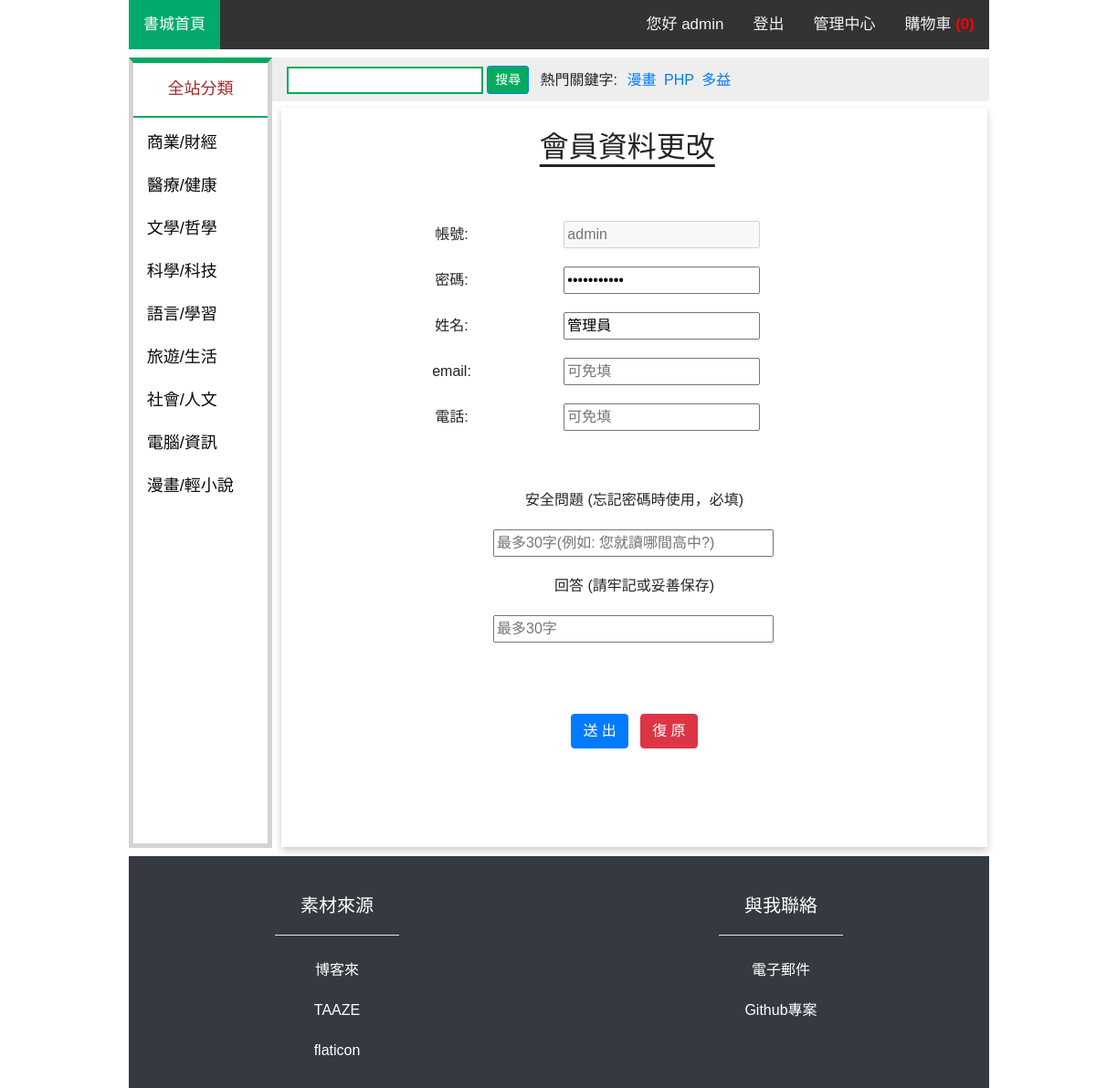
The page /member_data.php (signed in) on the database as committed earlier.
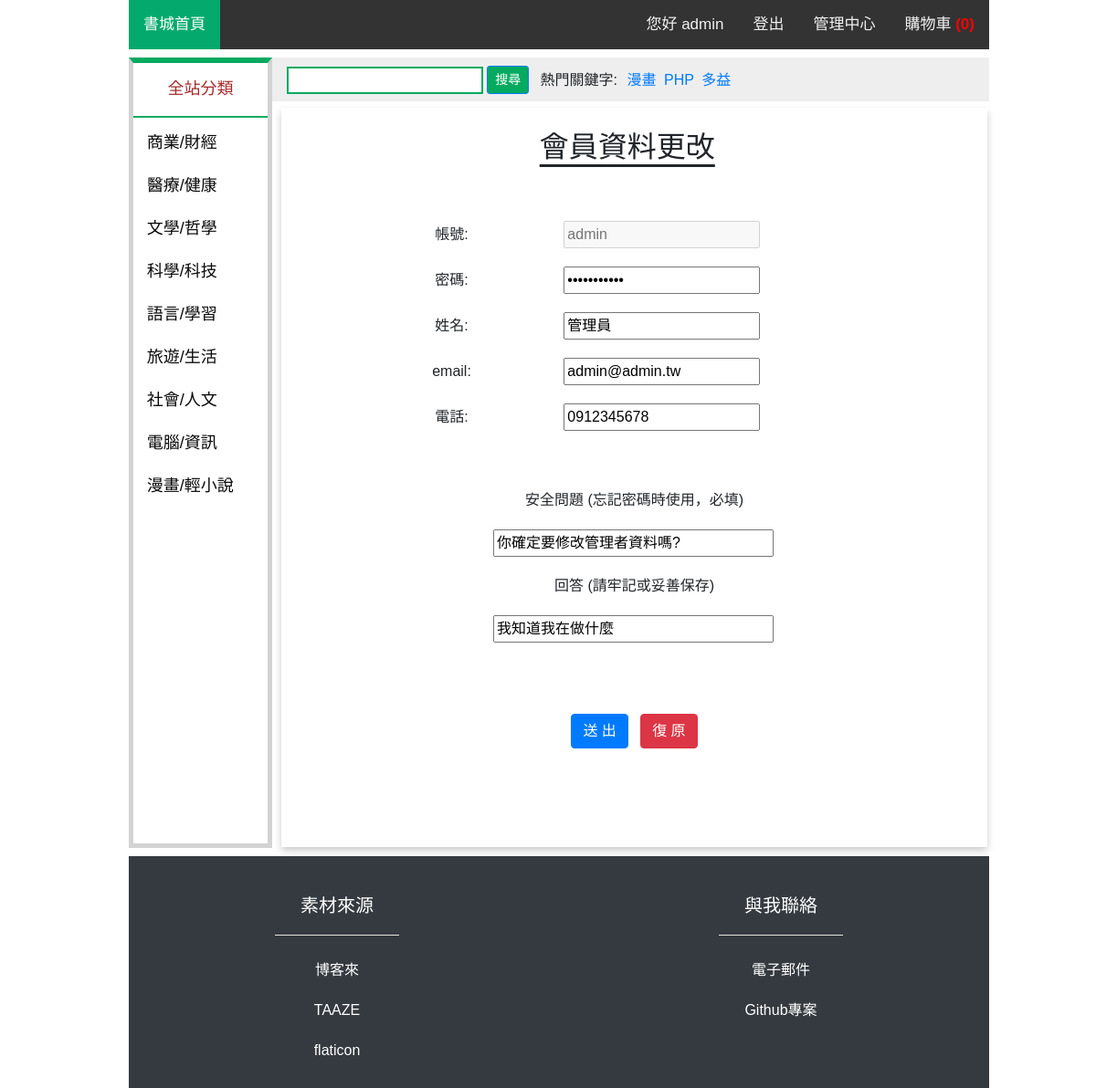
The same page on the database as committed later.
### tables this page shows
CREATE TABLE `user` (
  `account` varchar(20) NOT NULL,
  `pw` varchar(20) NOT NULL,
  `user_name` varchar(20) DEFAULT NULL,
  `email` varchar(50) DEFAULT NULL,
  `phone` varchar(20) DEFAULT NULL,
  `question` text NOT NULL,
  `answer` text NOT NULL,
  `status` int(11) NOT NULL,
  `level` int(11) NOT NULL
);

### member_data.php (the view, shortened to what the changed rows need)
<?php
if (isset($_GET['id']))
    $user = $_GET['id'];
else
    $user = $_SESSION['account'];
$link = mysqli_connect("localhost", "root", "root123456", "group_07") or die("無法開啟MySQL資料庫連結!<br>");
mysqli_query($link, 'SET CHARACTER SET utf8');
mysqli_query($link, "SET collation_connection = 'utf8_unicode_ci'");
$sql = "SELECT * FROM user where account='$user'";
if ($result = mysqli_query($link, $sql)) {
    if ($row = mysqli_fetch_assoc($result))
        mysqli_free_result($result);
}
?>
<!DOCTYPE html>
<html lang="en">
<head>
    <?php include("import.php"); ?>
</head>
<body>
    <div class="container-fulid">
        <div class="row" style="margin-top: 1%;">
            <div class="col-12 col-lg-10">
                <div class="row">
                    <div class="col-12" style="padding-left: 10px; padding-right:2px;">
                        <form class="form-horizontal" id="form1" name="form1" action="member_verify.php" method="POST">
                            <div class="form-group logbox">
                                <h2 style="margin-right:2%;text-align:center; text-decoration:underline; text-underline-position: under;">會員資料更改</h2>
                                <br>
                                <table cellspacing="2" cellpadding="10" align=center>
                                    <tr>
                                        <td width='400'>
                                            <input type="text" name="p_usr" id="p_usr" maxLength="12" disabled placeholder="<?php echo $row['account'];?>">
                                            <label for="p_user" class="error"></label>
                                        </td>
                                    </tr>
                                    <tr>
                                        <td width='400'>
                                            <input type="password" name="pwd" id="pwd" maxLength="12" value="<?php echo $row['pw'];?>">
                                            <label for="pwd" class="error"></label>
                                        </td>
                                    </tr>
                                    <tr>
                                        <td width='400'>
                                            <input type="text" name="name" id="name" maxLength="12" placeholder="可免填" value="<?php echo $row['user_name'];?>">
                                            <label for="name" class="error"></label>
                                        </td>
                                    </tr>
                                    <tr>
                                        <td width='400'>
                                            <input type="text" name="email" id="email" maxLength="30" placeholder="可免填" value="<?php echo $row['email'];?>">
                                            <label for="email" class="error"></label>
                                        </td>
                                    </tr>
                                    <tr>
                                        <td width='400'>
                                            <input type="text" name="phone" id="phone" maxLength="12" placeholder="可免填" value="<?php echo $row['phone'];?>">
                                            <label for="phone" class="error"></label>
                                        </td>
                                    </tr>
                                    <tr>
                                        <td colspan="2">
                                            <input type="text" name="question" id="question" size="30" maxlength="30" placeholder="最多30字(例如: 您就讀哪間高中?)" value="<?php echo $row['question'];?>">
                                            <label for="question" class="error"></label>
                                        </td>
                                    </tr>
                                    <tr>
                                        <td colspan="2">
                                            <input type="text" name="answer" id="answer" size="30" maxlength="30" placeholder="最多30字" value="<?php echo $row['answer'];?>">
                                            <label for="answer" class="error"></label>
                                        </td>
                                    </tr>
                                </table>
                                <br>
                            </div>
                        </form>
                    </div>
                </div>
            </div>
        </div>
    </div>
</body>
</html>

Rows that differ between the two databases and show on the page:
changed user "admin": email (not shown) → "admin@admin.tw"; phone (not shown) → "0912345678"; question (not shown) → "你確定要修改管理者資料嗎?"; answer (not shown) → "我知道我在做什麼"
